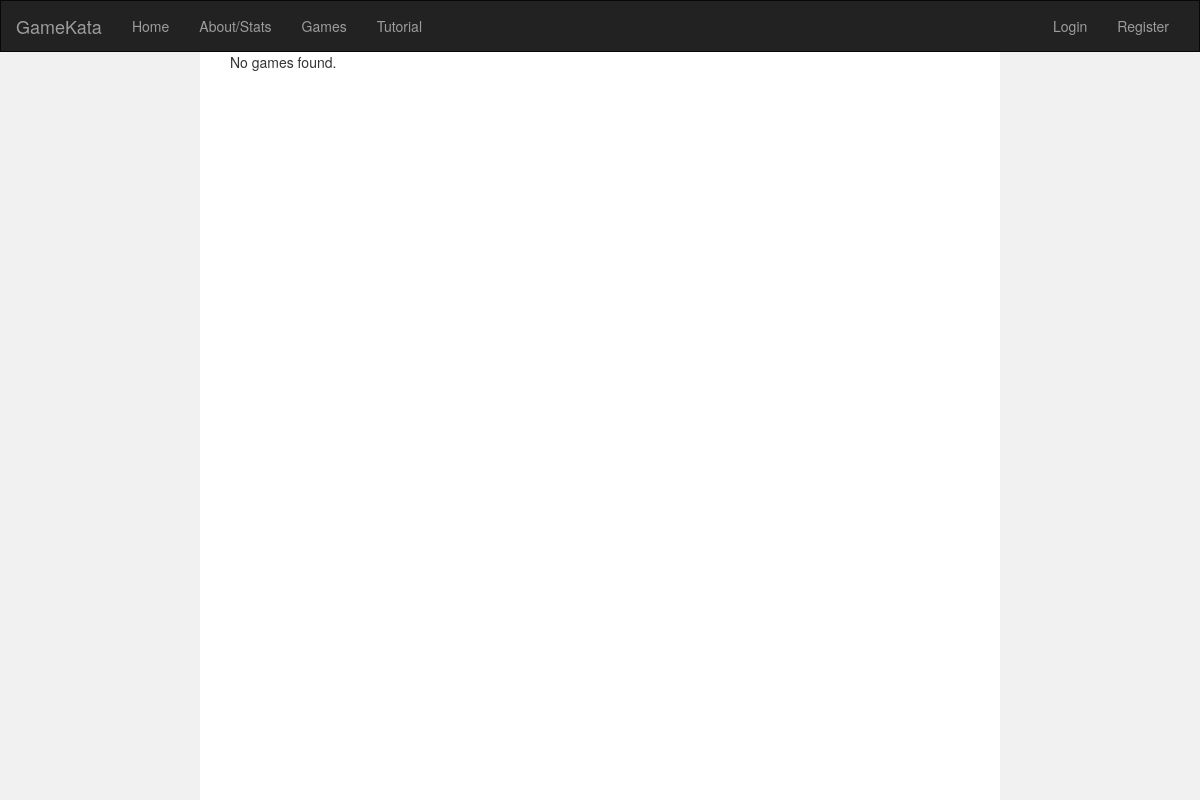
The page /games/ on the database as committed earlier.
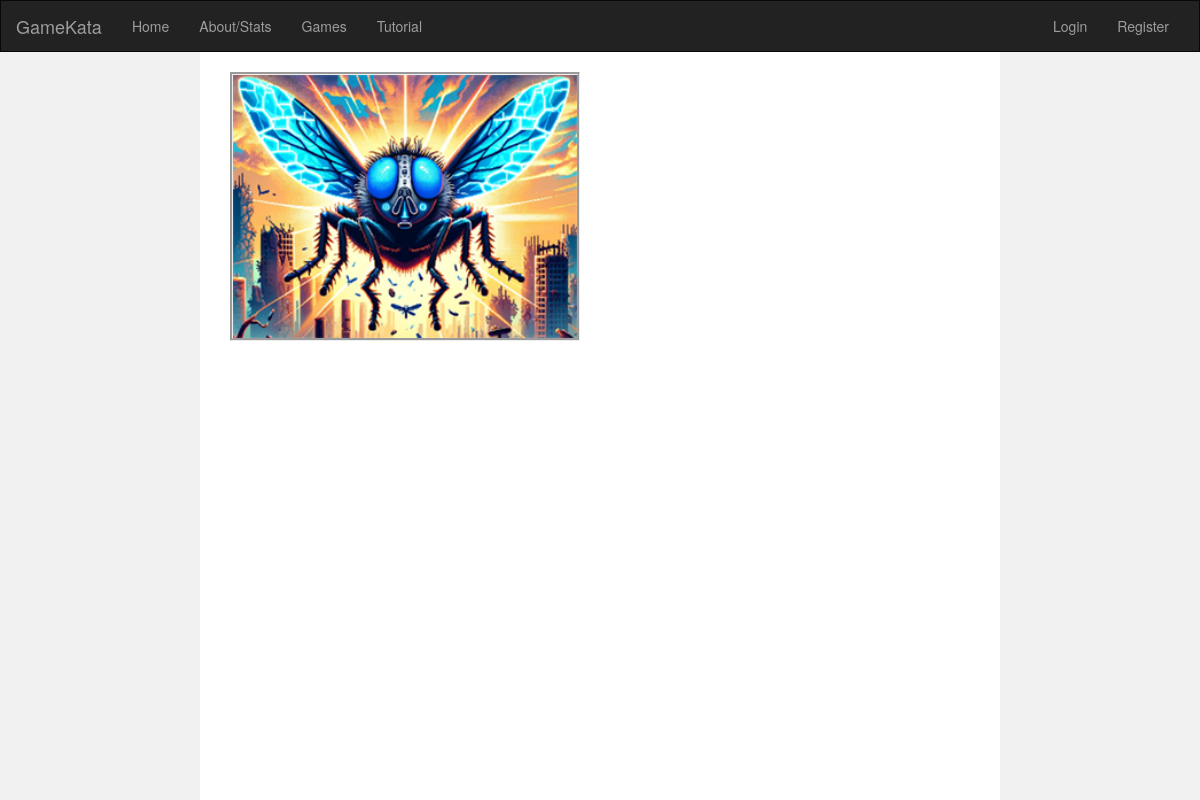
The same page on the database as committed later.
### Gaming/models.py (models this page shows, shortened)
class Game(models.Model):
    title = models.CharField("Game Title", max_length=40)
    slug = models.SlugField(null=False, unique=True, default='')
    file = models.FileField("APK File", upload_to=game_directory_path)
    index_file = models.FileField(upload_to=game_directory_path, null=True)
    thumbnail = models.ImageField(default="profile_pics/default_game.png", upload_to='thumbnails')
    template_name = models.CharField(max_length=100, blank=True, null=True)
    uploader = models.ForeignKey(User, on_delete=models.SET_NULL, null=True, blank=True)
    date = models.DateTimeField(auto_now_add=True)

### Gaming/views.py (the view)
# urls.py: path('games/', views.games, name='games'),
def games(request):
    paginator = Paginator(Game.objects.all(), 2)
    page_number = request.GET.get('page')
    zaidimai = paginator.get_page(page_number)
    context = {
        'zaidimai': zaidimai
    }
    return render(request, 'games.html', context=context)

### Gaming/templates/games.html (shortened to what this page needs)
{% extends "base.html" %}
{% load static %}
{% block content %}
<div class="col-sm-8 text-left">
    {% for game in zaidimai %}
    <p class="thumbnail-margin">
        <a href="{% url 'game_detail' slug=game.slug %}">
            <img src="{{ game.thumbnail.url }}" alt="{{ game.title }}">
        </a>
    </p>
    {% empty %}
    <p>No games found.</p>
    {% endfor %}
</div>
{% endblock %}

### Gaming/templates/base.html (shortened to what this page needs)
<!DOCTYPE html>
<html lang="en">
<head>
  <link rel="stylesheet" href="https://maxcdn.bootstrapcdn.com/bootstrap/3.4.1/css/bootstrap.min.css">
</head>
<body>
<nav class="navbar navbar-inverse">
  <div class="container-fluid">
    <div class="navbar-header">
      <a class="navbar-brand" href="{% url 'welcome' %}">GameKata</a>
    </div>
    <div class="collapse navbar-collapse" id="myNavbar">
      <ul class="nav navbar-nav">
        {% if user.is_authenticated %}
        <li><a href="{% url 'welcome' %}">Home</a></li>
        <li><a href="{% url 'about' %}">About/Stats</a></li>
        <li><a href="{% url 'games' %}">Games</a></li>
        <li><a href="{% url 'tutorial' %}">Tutorial</a></li>
        <li><a href="{% url 'file_upload' %}">Upload</a></li>
        {% else %}
        <li><a href="{% url 'welcome' %}">Home</a></li>
        <li><a href="{% url 'about' %}">About/Stats</a></li>
        <li><a href="{% url 'games' %}">Games</a></li>
        <li><a href="{% url 'tutorial' %}">Tutorial</a></li>
        {% endif %}
      </ul>
      {% if user.is_authenticated %}
        <ul class="nav navbar-nav navbar-right">
          <li class="nav-item"><a class="nav-link" href="{% url 'profilis' %}">
            <svg class="bi bi-person" width="1.5em" height="1.5em" viewBox="0 0 16 16" fill="currentColor" xmlns="http://www.w3.org/2000/svg">
              <path fill-rule="evenodd" d="M13 14s1 0 1-1-1-4-6-4-6 3-6 4 1 1 1 1h10zm-9.995-.944v-.002.002zM3.022 13h9.956a.274.274 0 00.014-.002l.008-.002c-.001-.246-.154-.986-.832-1.664C11.516 10.68 10.289 10 8 10c-2.29 0-3.516.68-4.168 1.332-.678.678-.83 1.418-.832 1.664a1.05 1.05 0 00.022.004zm9.974.056v-.002.002zM8 7a2 2 0 100-4 2 2 0 000 4zm3-2a3 3 0 11-6 0 3 3 0 016 0z" clip-rule="evenodd"/>
            </svg>
            You are logged in as {{ user.get_username }}</a></li>
          <li class="nav-item">
            <form class="navbar-form" method="post" action="{% url 'logout' %}?next=/">
              {% csrf_token %}
              <button type="submit" class="btn btn-outline-secondary">Logout</button>
            </form>
          </li>
        </ul>
      {% else %}
        <ul class="nav navbar-nav navbar-right">
          <li class="nav-item"><a class="nav-link" href="{% url 'login'%}">Login</a></li>
          <li class="nav-item"><a class="nav-link" href="{% url 'register'%}">Register</a></li>
        </ul>
      {% endif %}
    </div>
  </div>
</nav>
<div class="container-fluid">
  <div class="row content">
    <div class="col-sm-2 sidenav left-sidenav">
    </div>
    <div class="col-sm-8 col-sm-offset-2 main">
      {% block content %}{% endblock %}
    </div>
    <div class="col-sm-2 sidenav right-sidenav">
    </div>
  </div>
</div>
</body>
</html>

### Gaming/templates/base.html (style rules this page uses)
.navbar { margin-bottom: 0; border-radius: 0; z-index: 1; }
.sidenav { height: 100%; width: 200px; position: fixed; top: 0; padding-top: 20px; background-color: #f1f1f1; }
.left-sidenav { left: 0; }
.right-sidenav { right: 0; }
@media (min-width: 768px) { .main { margin-left: 200px; margin-right: 200px; } }

### Gaming/templates/games.html (style rules this page uses)
a, a:hover { display: inline-block; text-decoration: none; }
.thumbnail-margin { margin-top: 20px; }
img { width: 350px; height: auto; border: groove; }

Rows that differ between the two databases and show on the page:
added Game: thumbnail (picture)
Other text that changed with them:
text no longer shown: "No games found."
